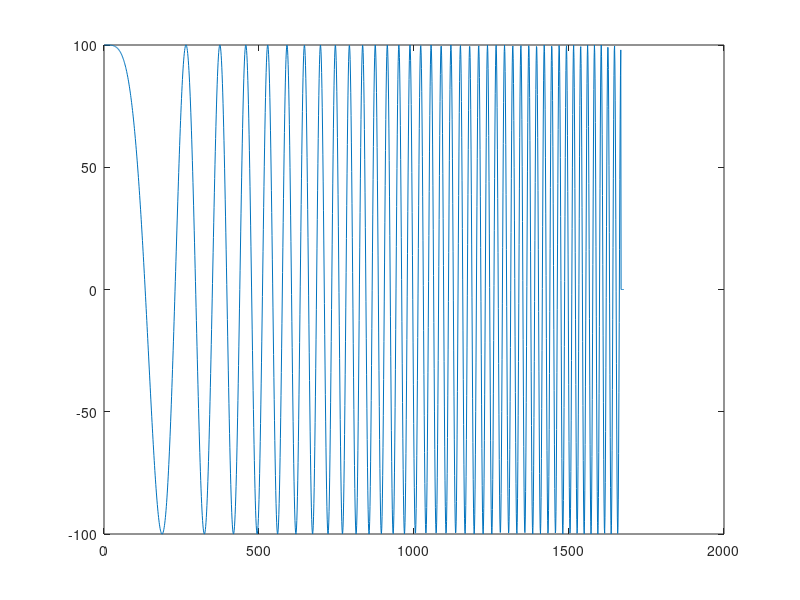

This chart was generated by the following MATLAB code:
Ts=60e-3;

Fs=1/Ts;

t1=100;

t = 0:Ts:t1;

f0=0;

f1=0.8;

y = chirp(t,0,t1,f1)*100;

%plot(t,y)
p = zeros(1,10);

y=[y p]

plot(y)